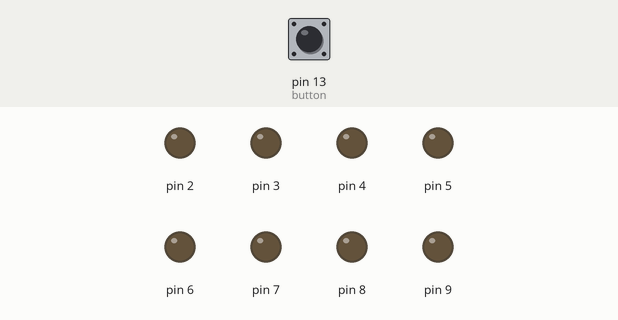
This sketch was run on a simulated Arduino Uno, built with avr-gcc and run on an emulated ATmega328P. Parts: output pins drawn as LEDs (lit = HIGH). The test bench sets the inputs (shaded band); at power-on: pin 13 (button) LOW.

Above: at 1.2 s.
1.3 s: pin 13 (button) pulled HIGH for 0.15 s
At 1.8 s:
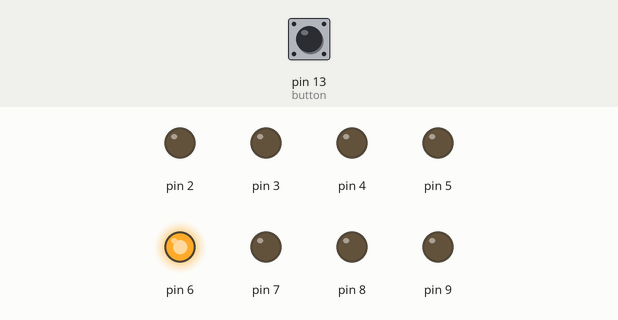
4.3 s: pin 13 (button) pulled HIGH for 1 s
At 5.6 s:
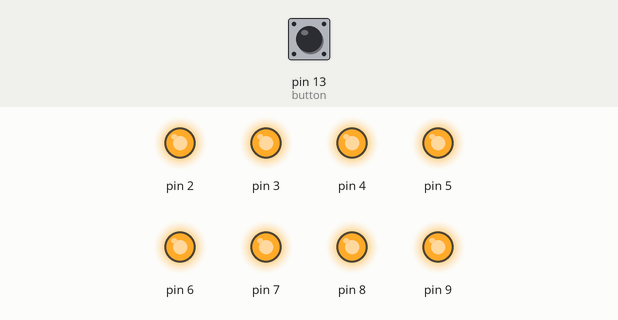
7.3 s: pin 13 (button) pulled HIGH for 3.2 s
At 7.47 s:
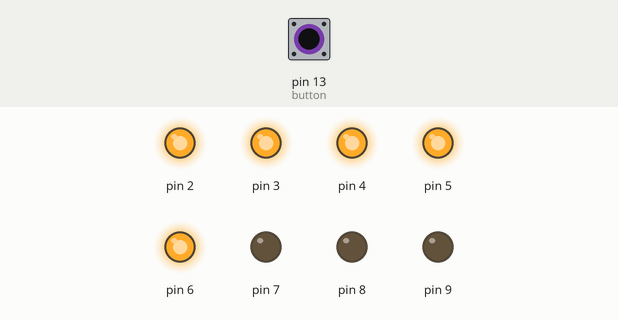
Timing chart, 0 to 15.2 s (numbered marks = the images above; inputs shaded):
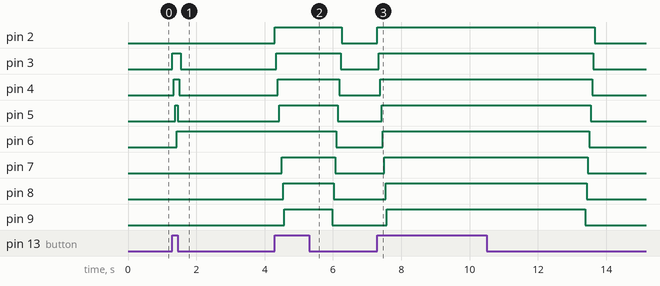

The sketch:

Bai2.3.ino
```cpp
int button = 13;
void setup() {
  // put your setup code here, to run once:
  for (int i = 2; i <= 9; i++) {
    pinMode(i,OUTPUT);
  }
  pinMode(button, INPUT);
}
int a = 2;
void loop() {
  // put your main code here, to run repeatedly:

  for (int i = 2; i <= 9; i++) {
    if (digitalRead(button) == HIGH) {
      a++;
      digitalWrite(i,1);
      delay(40);
    }
    if (digitalRead(button) == LOW) break;
  }
  if (digitalRead(button) == LOW) {
    for (int i = a; i >= 2; i--){
    digitalWrite(i,0);
    delay(40);
    a--;
  }
  }
}
```

Measured:
- after the input at 1.3 s, pin 3: LOW → HIGH at once, → LOW 0.24 s later; pin 4: LOW → HIGH at once, → LOW 0.16 s later; pin 5: LOW → HIGH after 0.08 s, → LOW 0.08 s later; pin 6: LOW → HIGH after 0.12 s
- after the input at 4.3 s, pin 2: LOW → HIGH at once, → LOW 2.0 s later; pin 3: LOW → HIGH at once, → LOW 1.9 s later; pin 4: LOW → HIGH after 0.08 s, → LOW 1.8 s later; pin 5: LOW → HIGH after 0.12 s, → LOW 1.7 s later; pin 6: HIGH → LOW after 1.8 s
- after the input at 7.3 s, pin 2: LOW → HIGH at once, → LOW 6.4 s later; pin 3: LOW → HIGH at once, → LOW 6.3 s later; pin 4: LOW → HIGH after 0.08 s, → LOW 6.2 s later; pin 5: LOW → HIGH after 0.12 s, → LOW 6.1 s later; pin 6: LOW → HIGH after 0.16 s, → LOW 6.0 s later
